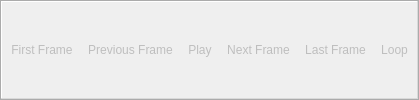
<?xml version="1.0" encoding="UTF-8"?>
<ui version="4.0">
 <class>pqVCRToolbar</class>
 <widget class="QToolBar" name="VCRToolbar" >
  <property name="windowTitle" >
   <string>VCR Controls</string>
  </property>
  <property name="orientation" >
   <enum>Qt::Horizontal</enum>
  </property>
  <attribute name="toolBarArea" >
   <enum>TopToolBarArea</enum>
  </attribute>
  <attribute name="toolBarBreak" >
   <bool>false</bool>
  </attribute>
  <action name="actionVCRPlay" >
   <property name="enabled" >
    <bool>false</bool>
   </property>
   <property name="icon" >
    <iconset resource="../../../Components/Resources/pqComponents.qrc" >:/pqWidgets/Icons/pqVcrPlay.png</iconset>
   </property>
   <property name="text" >
    <string>&amp;Play</string>
   </property>
  </action>

  <action name="actionVCRPreviousFrame" >
   <property name="enabled" >
    <bool>false</bool>
   </property>
   <property name="icon" >
    <iconset resource="../../../Components/Resources/pqComponents.qrc" >:/pqWidgets/Icons/pqVcrBack.png</iconset>
   </property>
   <property name="text" >
    <string>Pre&amp;vious Frame</string>
   </property>
   <property name="PV_MUST_BE_MASTER" stdset="0">
    <bool>true</bool>
   </property>
  </action>
  <action name="actionVCRFirstFrame" >
   <property name="enabled" >
    <bool>false</bool>
   </property>
   <property name="icon" >
    <iconset resource="../../../Components/Resources/pqComponents.qrc" >:/pqWidgets/Icons/pqVcrFirst.png</iconset>
   </property>
   <property name="text" >
    <string>&amp;First Frame</string>
   </property>
  </action>
  <action name="actionVCRNextFrame" >
   <property name="enabled" >
    <bool>false</bool>
   </property>
   <property name="icon" >
    <iconset resource="../../../Components/Resources/pqComponents.qrc" >:/pqWidgets/Icons/pqVcrForward.png</iconset>
   </property>
   <property name="text" >
    <string>&amp;Next Frame</string>
   </property>
  </action>
  <action name="actionVCRLastFrame" >
   <property name="enabled" >
    <bool>false</bool>
   </property>
   <property name="icon" >
    <iconset resource="../../../Components/Resources/pqComponents.qrc" >:/pqWidgets/Icons/pqVcrLast.png</iconset>
   </property>
   <property name="text" >
    <string>&amp;Last Frame</string>
   </property>
  </action>
  <action name="actionVCRLoop" >
   <property name="checkable" >
    <bool>true</bool>
   </property>
   <property name="enabled" >
    <bool>false</bool>
   </property>
   <property name="icon" >
    <iconset resource="../../../Components/Resources/pqComponents.qrc" >:/pqWidgets/Icons/pqVcrLoop.png</iconset>
   </property>
   <property name="text" >
    <string>L&amp;oop</string>
   </property>
   <property name="iconText" >
    <string>Loop</string>
   </property>
   <property name="toolTip" >
    <string>Loop</string>
   </property>
   <property name="statusTip" >
    <string>Loop</string>
   </property>
  </action>


  <addaction name="actionVCRFirstFrame" />
  <addaction name="actionVCRPreviousFrame" />
  <addaction name="actionVCRPlay" />
  <addaction name="actionVCRNextFrame" />
  <addaction name="actionVCRLastFrame" />
  <addaction name="actionVCRLoop" />
  <property name="PV_MUST_BE_MASTER" stdset="0">
    <bool>true</bool>
  </property>
 </widget>
 <resources>
  <include location="../../../Components/Resources/pqComponents.qrc"/>
 </resources>
 <connections/>
</ui>
